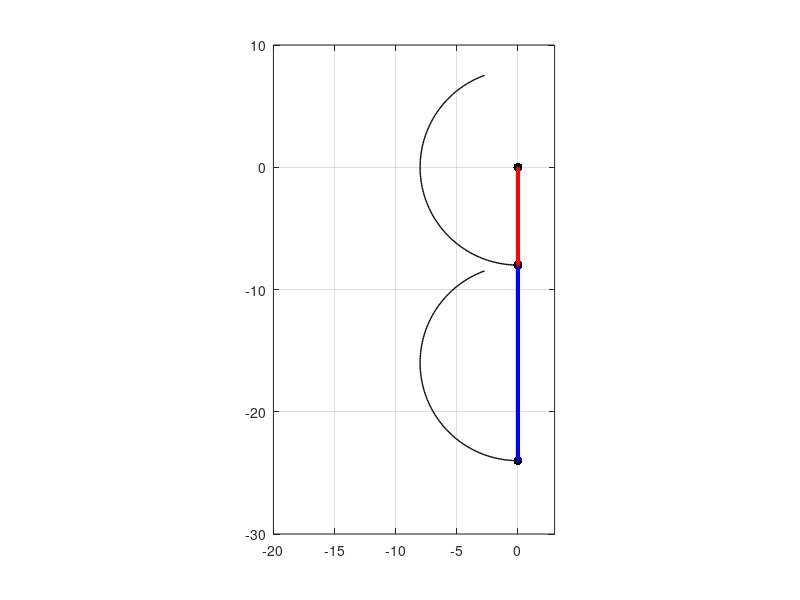

Write MATLAB code to recreate this figure.
clc; clear; close all;

%variable setting --------------------------------------------------------
ang = 110:1:270;                         % L1 이동경로그리기
theta = ang*(pi/180);
r = 8;                                   % 원의반지름
x = r*cos(theta);                        % 삼각함수이용해서 원 X좌표 Y좌표 얻기 
y = r*sin(theta);

ang1 = 110:1:270;                        % L2 이동경로 그리기
theta1 = ang*(pi/180);
r1 = 8;                                  % 원의반지름
x1 = r*cos(theta);                       % L1의 endeffect좌표
y1 = -16+r1*sin(theta);                   % Y축 평행이동

%graph setting ----------------------------------------------------------
hf = figure;                             %figure창생성
ha = axes(hf);                           %figure창에 좌표넣기

hp1 = plot(ha,x,y,'k','Linewidth',1);    %L1원그리기
hold(ha,'on');                           %하나의 figure에 여러개 함수 넣기
hp2 = plot(ha,x1,y1,'k','Linewidth',1);  %L2원그리기
hp3 = plot(ha,x(1),y(1),'k.');           %L1이동하는 점생성
hp4 = plot(ha,x1(1),y1(1),'k.');         %L2이동하는 점생성
hp5 = plot(ha,[0 x(1)],[0 y(1)],'r','Linewidth',3)     %L1이동하는 선생성
hp6 = plot(ha,[0 x1(1)],[0 y1(1)],'b','Linewidth',3)   %L2이동하는 선생성

set(hp3,'MarkerSize',20);                %L1점 크기 세팅
set(hp4,'MarkerSize',20);                %L2점 크기 세팅
axis(ha,'equal');                        %좌표에서 x축, y축 길이 동일
set(ha,'XLim',[-20 3]);                  %좌표에서 x축 설정
set(ha,'YLim',[-30 10]);                 %좌표에서 y축 설정
grid(ha,'on');                           %좌표에 그리드 넣기

pause(7);
%motion ------------------------------------------------------------
   for i_pt = 1:length(theta);                  %애니매이션 실행 1부터theta크기까지 반복

    set(hp3,'XData',[0 x(i_pt)], ...            %L1 이동하는 점의 x좌표 y좌표를 handle을 이용해 좌표값 반복설정 
            'YData',[0 y(i_pt)]           );                           
    set(hp4,'XData',[0 x1(i_pt)], ...           %L2 이동하는 점의 x좌표 y좌표를 handle을  이용해 좌표값 반복설정 
            'YData',[0 y1(i_pt)]      ); 
    set(hp5,'XData',[0 x(i_pt)], ...            %L1 이동하는 선의 x좌표 y좌표를 handle을  이용해 좌표값 반복설정 
            'YData',[0 y(i_pt)]       ); 
    set(hp6,'XData',[x(i_pt) x1(i_pt)], ...     %L2 이동하는 선의 x좌표 y좌표를 handle을  이용해 좌표값 반복설정 
            'YData',[y(i_pt) y1(i_pt)]); 
                                         
    
    pause(0.01)                                  %0.01초 딜레이 0에가까울수록 빠름(drawnow함수 이용시 제일 빠름)
   end